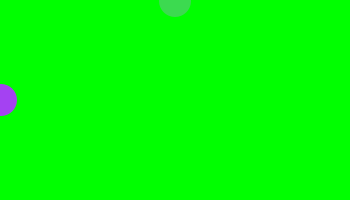
Frame 1 (no input)
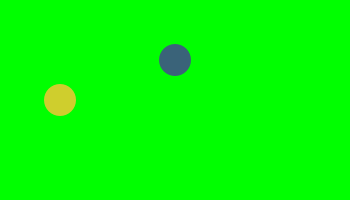
Frame 60 (the mouse pressed at the canvas centre just before this capture)
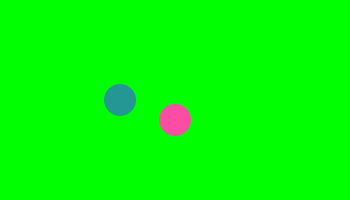
Frame 120 (the mouse held since frame 60 and released just before this capture)

The Processing sketch that drew these frames (run headless with seeded random() and noise(); from frame 60 on, the mouse is pressed at the canvas centre):

// Processing sketch: processing_63375
// ── processing_63375.pde

int x = 0;
int y = 0;
int geschwindigkeit = 1;
int geschwindigkeit2 = 1;
 
void setup() {
  size(350, 200);
  smooth();
}
void draw() {
  background(0, 255, 0);
  x = x + geschwindigkeit;
  if ((x > width) || (x < 0)) {
    geschwindigkeit = geschwindigkeit * -1;
  }
  // Display circle at x location
  noStroke();
  fill(random(255), random(255), random(255));
  ellipse(x, height/2, 32, 32);

  y = y + geschwindigkeit2;
  if ((y > height) || (y < 0)) {
    geschwindigkeit2 = geschwindigkeit2 * -1;
  }
  // Display circle at y location
  noStroke();
  fill(random(255), random(255), random(255));
  ellipse(width/2, y, 32, 32);
 
}
